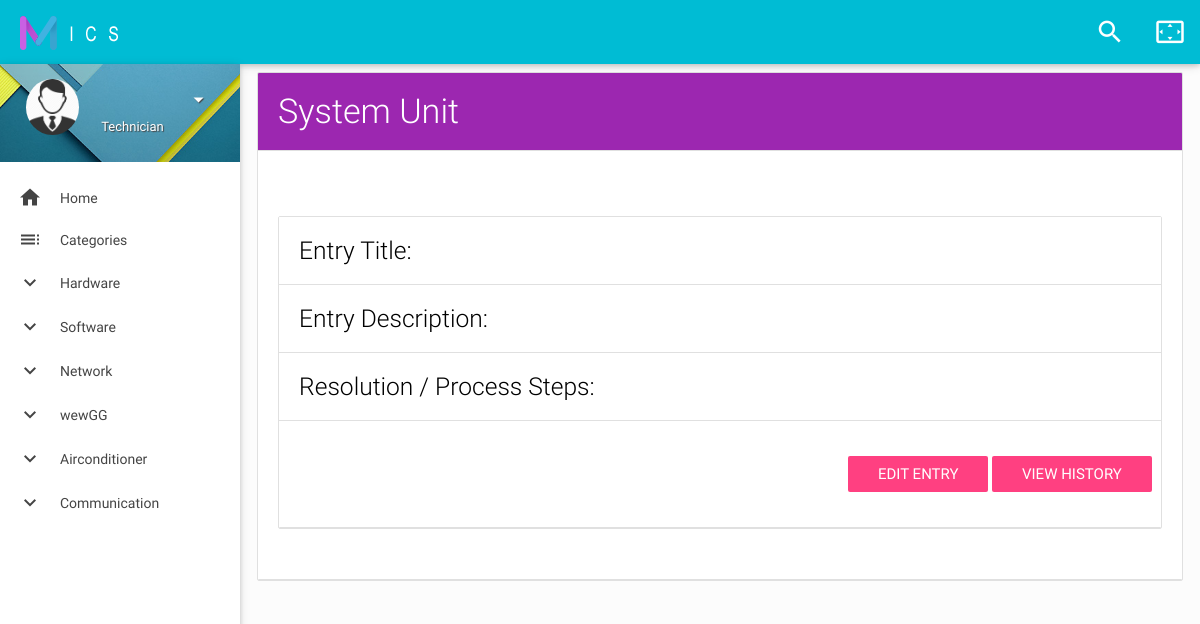
Page /view-entry.php?SubCategoryId=1 on the committed database.
### tables this page shows
CREATE TABLE `categorytable` (
  `CategoryId` int(6) NOT NULL AUTO_INCREMENT,
  `NameOfCategory` varchar(60) DEFAULT NULL,
  `acivate` int(1) DEFAULT NULL,
  `dateofdisactivate` datetime DEFAULT NULL,
  PRIMARY KEY (`CategoryId`)
);

CREATE TABLE `subcategorytable` (
  `SubCategoryId` int(6) NOT NULL AUTO_INCREMENT,
  `NameOfSubCategory` varchar(60) DEFAULT NULL,
  `CategoryId` int(6) DEFAULT NULL,
  `activate` int(1) DEFAULT '1',
  `datedisactivate` datetime DEFAULT NULL,
  PRIMARY KEY (`SubCategoryId`)
);

### view-entry.php (the view, shortened to what this page needs)
<?php
$connection = mysqli_connect("localhost","root","vertrigo");
mysqli_select_db($connection, "micsdb");
$getUserQry = mysqli_query($connection, "select * from addaccounttable where AddAccountId = '" . $_SESSION["AddAccountId"] . "'");
$getUserRes = mysqli_fetch_assoc($getUserQry);
 ?>
<!DOCTYPE html>
<html lang="en">
<head>
    <link href="css/materialize.css" type="text/css" rel="stylesheet" media="screen,projection">
    <link href="css/style.css" type="text/css" rel="stylesheet" media="screen,projection">
    <link href="js/plugins/perfect-scrollbar/perfect-scrollbar.css" type="text/css" rel="stylesheet" media="screen,projection">
    <link href="js/plugins/jvectormap/jquery-jvectormap.css" type="text/css" rel="stylesheet" media="screen,projection">
    <link href="js/plugins/chartist-js/chartist.min.css" type="text/css" rel="stylesheet" media="screen,projection">
</head>
<body>
    <header id="header" class="page-topbar">
        <div class="navbar-fixed">
            <nav class="cyan">
                <div class="nav-wrapper">
                    <h1 class="logo-wrapper"><a href="main.php" class="brand-logo darken-1"><img src="images/materialize-logo.png" alt="materialize logo"></a> <span class="logo-text">MICS</span></h1>
                    <ul class="right hide-on-med-and-down">
                        <li>
                            <a href="javascript:void(0);" class="waves-effect waves-block waves-light show-search"><i class="mdi-action-search"></i></a>
                        </li>
                        <li><a href="javascript:void(0);" class="waves-effect waves-block waves-light toggle-fullscreen"><i class="mdi-action-settings-overscan"></i></a>
                        </li>
                    </ul>
                </div>
            </nav>
        </div>
    </header>
    <div id="main">
        <div class="wrapper">
            <aside id="left-sidebar-nav">
                <ul id="slide-out" class="side-nav fixed leftside-navigation">
                    <li class="user-details cyan darken-2">
                        <div class="row">
                            <div class="col col s4 m4 l4">
                                <img src="images/avatar.jpg" alt="" class="circle responsive-img valign profile-image">
                            </div>
                            <div class="col col s8 m8 l8">
                                <a class="btn-flat dropdown-button waves-effect waves-light white-text profile-btn" href="#" data-activates="profile-dropdown"><?php echo $getUserRes['FirstName']." ".$getUserRes['LastName'] ?><i class="mdi-navigation-arrow-drop-down right"></i></a>
                                <p class="user-roal"><?php if($getUserRes['userlevel'] == 1){echo "Administrator";}else{echo "Technician";} ?></p>
                            </div>
                        </div>
                    </li>
                    <li class="bold"><a href="main.php" class="waves-effect waves-cyan"><i class="mdi-action-home"></i> Home</a>
                    </li>
                    <li class="bold"><a href="add-edit-delete-category.php" class="waves-effect waves-cyan"><i class="mdi-action-toc"></i> Categories</a>
                    </li>
                    <?php
                    $qry = mysqli_query($connection,"select * from categorytable group by CategoryId");
                    while ($result = mysqli_fetch_assoc($qry)) { ?>
                    <li class="no-padding">
                        <ul class="collapsible collapsible-accordion">
                            <li class="bold"><a class="collapsible-header waves-effect waves-cyan"><i class="mdi-navigation-expand-more"></i> <?php echo $result['NameOfCategory'] ?></a>
                            </li>
                        </ul>
                    </li>
                    <?php } ?>
                </ul>
            </aside>
            <section id="content">
                <?php $qry2 = mysqli_query($connection,"select * from subcategorytable where SubCategoryId = '" . $_GET['SubCategoryId'] . "'");
                $result2 = mysqli_fetch_assoc($qry2);
                $qry3 = mysqli_query($connection,"select * from view_entry where AddFormId = '" . $_GET['AddFormId'] . "'");
                $result3 = mysqli_fetch_assoc($qry3);
                ?>
                <div class="container">
                    <div id="card-widgets">
                        <div class="row">
                            <div class="col s12 m12 20">
                                <ul id="task-card" class="collection with-header">
                                    <li class="collection-header purple">
                                        <h4 class="task-card-title"><?php echo $result2['NameOfSubCategory'] ?></h4>
                                    </li>
                                      <li class="collection-header">
                                        <div id="basic-form" class="section">
              <div class="row">
                <div class="col s12 m12 12">
                    <div class="row">
                      <div style="text-align: center;height: ">
                      </div>
                    </div>
                                <ul id="task-card" class="collection with-header">
                                      <li class="collection-header">
                                        <h5 style="color: black" class="task-card-title">Entry Title: <?php echo $result3['EntryTitle'] ?></h5>
                                      </li>
                                      <li class="collection-header">
                                        <h5 style="color: black" class="task-card-title">Entry Description: <?php echo $result3['EntryDescription'] ?></h5>
                                      </li>
                                      <li class="collection-header">
                                        <h5 style="color: black" class="task-card-title">Resolution / Process Steps: <?php echo $result3['Resolution'] ?></h5>
                                      </li>
                                      <li class="collection-header">
                <div id="flat-button" class="section">
                  <div class="row">
                      <div style="text-align: right;"><?php if ($_SESSION["userlevel"] == 1) { ?>
                        <a href="delete-entry.php?AddFormId=<?php echo $_GET['AddFormId']; ?>&SubCategoryId=<?php echo $_GET['SubCategoryId'] ?>" onclick="return confirm('Are you sure you want to delete this item?');" class="btn-flat waves-effect pink accent-2 white-text">Delete Entry</a>
                      <?php } ?>
                     <a href="edit-entry.php?AddFormId=<?php echo $_GET['AddFormId']; ?>&SubCategoryId=<?php echo $_GET['SubCategoryId'] ?>" class="btn-flat waves-effect pink accent-2 white-text">Edit Entry</a>
                      <a href="view-history.php?AddFormId=<?php echo $_GET['AddFormId']; ?>&SubCategoryId=<?php echo $_GET['SubCategoryId'] ?>" class="btn-flat waves-effect pink accent-2 white-text">View History</a>
                  </div>
                </div>
                                </ul>
                    </div>
                  </div>
                </div>
                                      </li>
                                </ul>
                            </div>
                        </div>
                    </div>
                </div>
            </section>
        </div>
    </div>
</body>
</html>

### mics/css/style.css (style rules this page uses)
body { background-color: #fcfcfc; }
#main, footer { padding-left: 240px; }
.container { padding: 0 0.5rem; margin: 0 auto; max-width: 100% !important; width: 98%; }
#content .container .row { margin-bottom: 0; }
@media only screen and (min-width: 601px) { .container { width: 98%; } }
@media only screen and (min-width: 993px) { .container { width: 98%; } }
h1.logo-wrapper { margin: 0px 0px; }
header .brand-logo { margin: 5px 0px; padding: 0 20px; }
ul.side-nav.fixed { top: 64px; }
.side-nav a { line-height: 42px; height: 42px; }
#left-sidebar-nav { position: fixed; width: 100px; left: 180px; z-index: 999; height: auto; }
#slide-out li a i { line-height: inherit; width: 2rem; font-size: 1.6rem; display: block; float: left; text-align: center; margin-right: 1rem; }
ul.side-nav li { padding: 0; }
ul.side-nav .collapsible-header { margin: 0; }
ul.side-nav.fixed { overflow: hidden; }
ul.side-nav.fixed li { line-height: 44px; }
ul.side-nav.fixed li a { font-size: 14px; font-weight: 400; }
ul.side-nav.fixed ul.collapsible-accordion { background-color: #FFF; }
ul.side-nav.fixed li.user-details { background: url(../images/user-bg.jpg) no-repeat center center; -webkit-background-size: cover; -moz-background-size: cover; -o-background-size: cover; background-size: cover; margin-bottom: 15px; padding: 15px 0px 0px 15px; }
.user-details .row { margin: 0; }
ul.side-nav.fixed .profile-btn { margin: 0; text-transform: capitalize; padding: 0; text-shadow: 1px 1px 1px #444; font-size: 15px; }
.user-roal { color: #fff; margin-top: -16px; font-size: 13px; text-shadow: 1px 1px 1px #444; }
.bold > a { font-weight: bold; }
#task-card .task-card-title { margin: 0; color: #fff; font-weight: 300; }
#task-card .collection-header { padding: 20px; }
.collapsible-header { font-weight: 500; }

### rows in the picture
categorytable: NameOfCategory "Hardware"
categorytable: NameOfCategory "Software"
categorytable: NameOfCategory "Network"
categorytable: NameOfCategory "wewGG"
categorytable: NameOfCategory "Airconditioner"
categorytable: NameOfCategory "Communication"
subcategorytable: NameOfSubCategory "System Unit"
